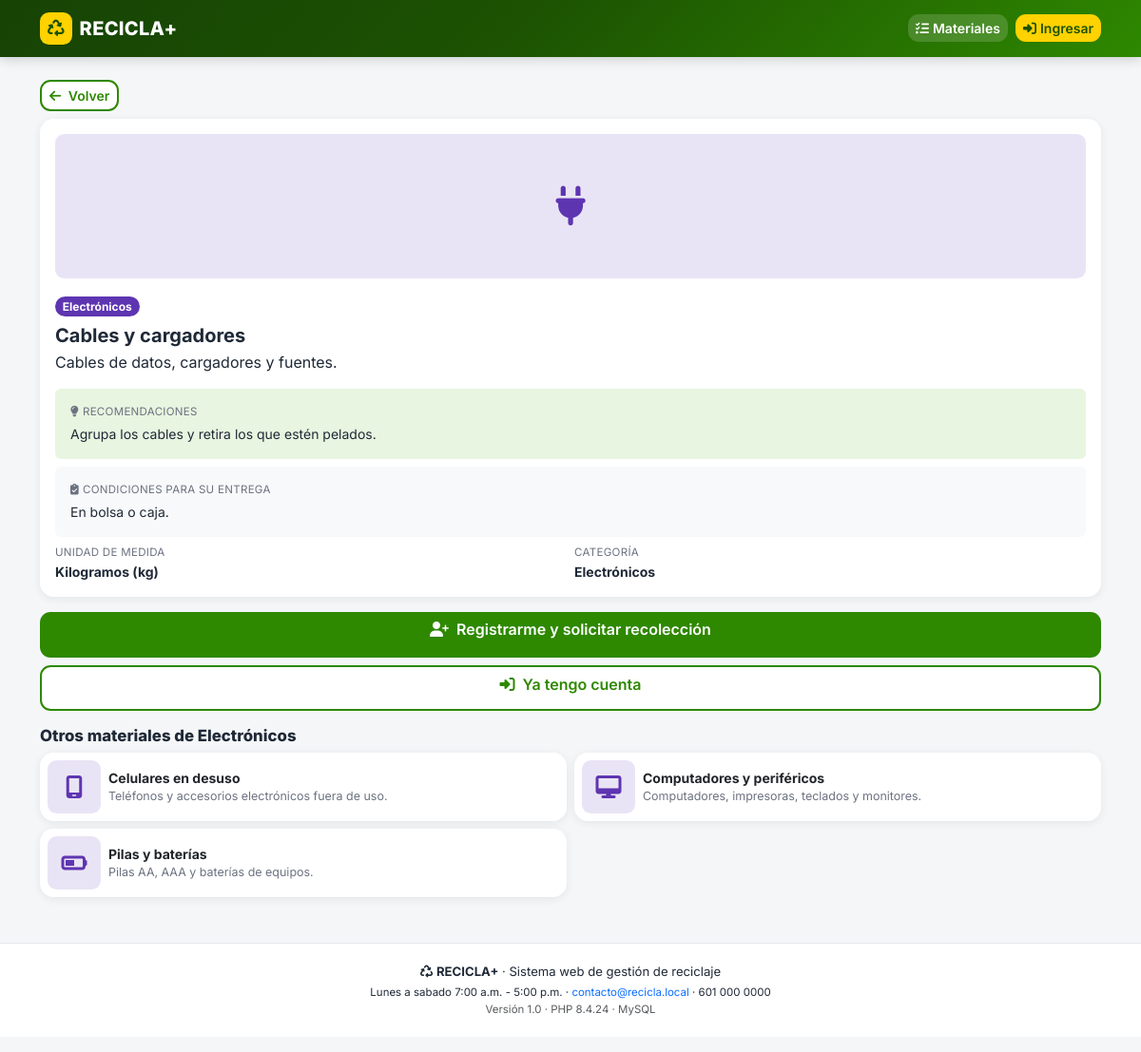
The app's page /index.php?p=material&id=17 with its own data.
### tables this page shows
CREATE TABLE materiales (
  id                  INT UNSIGNED NOT NULL AUTO_INCREMENT,
  categoria_id        INT UNSIGNED NOT NULL,
  nombre              VARCHAR(90)  NOT NULL,
  descripcion         VARCHAR(400) NULL,
  recomendaciones     TEXT         NULL,
  condiciones_entrega VARCHAR(400) NULL,
  unidad_medida       ENUM('kg','unidad','bulto','caja','litro','par') NOT NULL DEFAULT 'kg',
  puntos_por_unidad   INT UNSIGNED NOT NULL DEFAULT 10,    
  imagen              VARCHAR(180) NULL,        
  icono               VARCHAR(40)  NOT NULL DEFAULT 'fa-box',
  estado              ENUM('activo','inactivo') NOT NULL DEFAULT 'activo',
  created_at          DATETIME NOT NULL DEFAULT CURRENT_TIMESTAMP,
  PRIMARY KEY (id),
  UNIQUE KEY uk_materiales_nombre (nombre),
  KEY ix_materiales_categoria (categoria_id),
  KEY ix_materiales_estado (estado),
  CONSTRAINT fk_materiales_categoria FOREIGN KEY (categoria_id) REFERENCES categorias (id)
);

CREATE TABLE categorias (
  id          INT UNSIGNED NOT NULL AUTO_INCREMENT,
  nombre      VARCHAR(60) NOT NULL,
  descripcion VARCHAR(200) NULL,
  icono       VARCHAR(40) NOT NULL DEFAULT 'fa-recycle',
  color       VARCHAR(20) NOT NULL DEFAULT '#2e8800',
  estado      ENUM('activo','inactivo') NOT NULL DEFAULT 'activo',
  PRIMARY KEY (id),
  UNIQUE KEY uk_categorias_nombre (nombre)
);

### config/config.php (called while the page is built, shortened)
<?php
function db(): PDO
{
    static $pdo = null;
    if ($pdo instanceof PDO) {
        return $pdo;
    }
    $dsn = sprintf('mysql:host=%s;port=%s;dbname=%s;charset=utf8mb4', DB_HOST, DB_PORT, DB_NAME);
    try {
        $pdo = new PDO($dsn, DB_USER, DB_PASS, [
            PDO::ATTR_ERRMODE            => PDO::ERRMODE_EXCEPTION,
            PDO::ATTR_DEFAULT_FETCH_MODE => PDO::FETCH_ASSOC,
            PDO::ATTR_EMULATE_PREPARES   => false,
        ]);
    } catch (PDOException $e) {
        http_response_code(500);
        die('<h2 style="font-family:sans-serif;color:#b00020">No fue posible conectar con MySQL.</h2>'
            . '<p style="font-family:sans-serif">Verifique que el servicio MySQL de WAMP esté iniciado y que la base <b>'
            . DB_NAME . '</b> exista (importe <code>database/recicla.sql</code>).</p>'
            . '<pre style="font-family:monospace">' . htmlspecialchars($e->getMessage()) . '</pre>');
    }
    return $pdo;
}
function e(?string $valor): string
{
    return htmlspecialchars((string) $valor, ENT_QUOTES | ENT_SUBSTITUTE, 'UTF-8');
}
function url(string $ruta = '', array $params = []): string
{
    $params = array_merge(['p' => $ruta], $params);
    return BASE_URL . '/index.php?' . http_build_query($params);
}
function get_int(string $campo, int $default = 0): int
{
    return (int) ($_GET[$campo] ?? $default);
}
function usuarioActual(): ?array
{
    if (empty($_SESSION['usuario_id'])) {
        return null;
    }
    static $u = null;
    return $u;
}
function estaLogueado(): bool
{
    return usuarioActual() !== null;
}
function rolActual(): string
{
    return usuarioActual()['rol'] ?? '';
}
function unidadesMedida(): array
{
    return ['kg' => 'Kilogramos (kg)', 'unidad' => 'Unidades', 'bulto' => 'Bultos',
            'caja' => 'Cajas', 'litro' => 'Litros', 'par' => 'Pares'];
}
function config_get(string $clave, string $default = ''): string
{
    static $cache = null;
    if ($cache === null) {
        $cache = [];
        foreach (db()->query('SELECT clave, valor FROM configuracion') as $fila) {
            $cache[$fila['clave']] = $fila['valor'];
        }
    }
    return $cache[$clave] ?? $default;
}
function paginar(int $total, int $porPagina, int $paginaActual): array
{
    $paginas = max(1, (int) ceil($total / max(1, $porPagina)));
    $pagina  = min(max(1, $paginaActual), $paginas);
    return [
        'total'   => $total,
        'paginas' => $paginas,
        'pagina'  => $pagina,
        'offset'  => ($pagina - 1) * $porPagina,
        'limite'  => $porPagina,
    ];
}
function render(string $vista, array $datos = []): void
{
    $archivo = BASE_PATH . '/views/' . $vista . '.php';
    extract($datos, EXTR_SKIP);
    require $archivo;
}
function vista(string $vista, array $datos = [], array $layout = []): void
{
    $datos['titulo']  = $datos['titulo'] ?? config_get('nombre_sistema', 'RECICLA+');
    $datos['navTipo'] = $layout['nav'] ?? (rolActual() === 'ciudadano' ? 'ciudadano' : (rolActual() === 'empresa' ? 'empresa' : (rolActual() === 'administrador' ? 'admin' : '')));
    $datos['usuario'] = usuarioActual();
    render($vista, $datos);
}

### controllers/CatalogoController.php (called while the page is built, shortened)
<?php
final class CatalogoController
{
    public function detalle(): void
    {
        $id = get_int('id');
        $m = Material::obtener($id);
        $relacionados = Material::listar(['categoria_id' => (int) $m['categoria_id'], 'estado' => 'activo'], 1, 4)['filas'];
        vista('publico/material_detalle', [
            'titulo'      => $m['nombre'],
            'm'           => $m,
            'relacionados' => $relacionados,
        ]);
    }
}

### index.php (called while the page is built, shortened)
<?php
require __DIR__ . '/config/config.php';
$p = (string) ($_GET['p'] ?? 'inicio');
[$controlador, $metodo, $rolRequerido] = $rutas[$p];
try {
    (new $controlador())->$metodo();
} catch (Throwable $e) {
    error_log('[RECICLA+] ' . $e->getMessage() . ' @ ' . $e->getFile() . ':' . $e->getLine());
    http_response_code(500);
    vista('errores/500', ['titulo' => 'Error del sistema', 'mensaje' => $e->getMessage()]);
}

### models/Material.php (called while the page is built, shortened)
<?php
final class Material
{
    public static function listar(array $f = [], int $pagina = 1, int $porPagina = 12): array
    {
        $w = ['1 = 1'];
        $p = [];
        if (!empty($f['categoria_id'])) { $w[] = 'm.categoria_id = ?';  $p[] = (int) $f['categoria_id']; }
        if (!empty($f['estado']))       { $w[] = 'm.estado = ?';        $p[] = $f['estado']; }
        $where = implode(' AND ', $w);
        $st = db()->prepare("SELECT COUNT(*) FROM materiales m WHERE $where");
        $st->execute($p);
        $pg = paginar((int) $st->fetchColumn(), $porPagina, $pagina);
        $st = db()->prepare("SELECT m.*, c.nombre AS categoria, c.icono AS categoria_icono, c.color AS categoria_color
                             FROM materiales m
                             JOIN categorias c ON c.id = m.categoria_id
                             WHERE $where
                             ORDER BY c.nombre, m.nombre
                             LIMIT {$pg['limite']} OFFSET {$pg['offset']}");
        $st->execute($p);
        return ['filas' => $st->fetchAll(), 'pag' => $pg];
    }
    public static function obtener(int $id): ?array
    {
        $st = db()->prepare('SELECT m.*, c.nombre AS categoria, c.icono AS categoria_icono, c.color AS categoria_color,
                                    c.descripcion AS categoria_descripcion
                             FROM materiales m JOIN categorias c ON c.id = m.categoria_id
                             WHERE m.id = ? LIMIT 1');
        $st->execute([$id]);
        return $st->fetch() ?: null;
    }
}

### views/publico/material_detalle.php (the view, shortened to what this page needs)
<a class="btn btn-sm btn-outline-recicla mb-2" href="<?= e(url('materiales', ['categoria' => (int) $m['categoria_id']])) ?>">
  <i class="fa-solid fa-arrow-left me-1"></i> Volver
</a>
<div class="tarjeta p-3 mb-3">
  <?php if (!empty($m['imagen'])): ?>
    <img class="foto-material mb-3" src="<?= e(urlFoto($m['imagen'])) ?>" alt="<?= e($m['nombre']) ?>">
  <?php else: ?>
    <div class="placeholder-foto mb-3" style="height:9.5rem;background:<?= e($m['categoria_color']) ?>22;color:<?= e($m['categoria_color']) ?>;font-size:2.6rem">
      <i class="fa-solid <?= e($m['icono']) ?>"></i>
    </div>
  <?php endif; ?>
  <span class="badge rounded-pill mb-2" style="background:<?= e($m['categoria_color']) ?>"><?= e($m['categoria']) ?></span>
  <h1 class="h5 fw-bold mb-1"><?= e($m['nombre']) ?></h1>
  <p class="mb-3"><?= e((string) $m['descripcion']) ?></p>
  <div class="row g-2 small">
    <div class="col-12">
      <div class="bg-verde-claro rounded p-3">
        <div class="etiqueta-mini mb-1"><i class="fa-solid fa-lightbulb me-1"></i>Recomendaciones</div>
        <?= e((string) ($m['recomendaciones'] ?: 'Sin recomendaciones adicionales.')) ?>
      </div>
    </div>
    <div class="col-12">
      <div class="bg-light rounded p-3">
        <div class="etiqueta-mini mb-1"><i class="fa-solid fa-clipboard-check me-1"></i>Condiciones para su entrega</div>
        <?= e((string) ($m['condiciones_entrega'] ?: 'Entregar limpio y seco.')) ?>
      </div>
    </div>
    <div class="col-6">
      <div class="etiqueta-mini">Unidad de medida</div>
      <div class="fw-bold"><?= e(unidadesMedida()[$m['unidad_medida']] ?? $m['unidad_medida']) ?></div>
    </div>
    <div class="col-6">
      <div class="etiqueta-mini">Categoría</div>
      <div class="fw-bold"><?= e($m['categoria']) ?></div>
    </div>
  </div>
</div>
<div class="d-grid gap-2 mb-3">
  <?php if (estaLogueado() && rolActual() === 'ciudadano'): ?>
    <a class="btn btn-recicla btn-accion" href="<?= e(url('publicar', ['material' => (int) $m['id']])) ?>">
      <i class="fa-solid fa-circle-plus me-2"></i>Quiero reciclar este material
    </a>
  <?php else: ?>
    <a class="btn btn-recicla btn-accion" href="<?= e(url('registro')) ?>">
      <i class="fa-solid fa-user-plus me-2"></i>Registrarme y solicitar recolección
    </a>
    <a class="btn btn-outline-recicla btn-accion" href="<?= e(url('login')) ?>">
      <i class="fa-solid fa-right-to-bracket me-2"></i>Ya tengo cuenta
    </a>
  <?php endif; ?>
</div>
<?php if (!empty($relacionados)): ?>
  <h2 class="seccion-titulo mb-2">Otros materiales de <?= e($m['categoria']) ?></h2>
  <div class="row g-2">
    <?php foreach ($relacionados as $r): ?>
      <?php if ((int) $r['id'] === (int) $m['id']) { continue; } ?>
      <div class="col-12 col-md-6">
        <a class="tarjeta p-2 d-flex gap-2 align-items-center text-dark" href="<?= e(url('material', ['id' => (int) $r['id']])) ?>">
          <div class="placeholder-foto" style="width:3.5rem;height:3.5rem;background:<?= e($r['categoria_color']) ?>22;color:<?= e($r['categoria_color']) ?>">
            <i class="fa-solid <?= e($r['icono']) ?>"></i>
          </div>
          <div class="flex-grow-1">
            <div class="fw-bold small"><?= e($r['nombre']) ?></div>
            <div class="hint text-truncate"><?= e((string) $r['descripcion']) ?></div>
          </div>
        </a>
      </div>
    <?php endforeach; ?>
  </div>
<?php endif; ?>

### assets/css/recicla.css (style rules this page uses)
:root { --verde: #2e8800; --verde-oscuro: #1c5202; --verde-claro: #e8f5e0; --amarillo: #ffd200; --azul: #0072bc; --gris-fondo: #f4f6f8; --texto: #1f2937; --radio: .9rem; --sombra: 0 2px 10px rgba(0, 0, 0, .07); }
body { font-family: 'Inter', system-ui, -apple-system, 'Segoe UI', sans-serif; background: var(--gris-fondo); color: var(--texto); overflow-x: hidden; padding-bottom: 1rem; }
a { text-decoration: none; }
.btn { border-radius: .7rem; font-weight: 600; }
.btn-recicla { background: var(--verde); color: #fff; border: 0; }
.btn-outline-recicla { border: 2px solid var(--verde); color: var(--verde); background: #fff; }
.btn-accion { min-height: 3rem; }
.tarjeta, .card { border: 0; border-radius: var(--radio); box-shadow: var(--sombra); background: #fff; }
.hint { font-size: .78rem; color: #6b7280; }
.placeholder-foto { height: 5.5rem; border-radius: .6rem; background: var(--verde-claro); color: var(--verde-oscuro); display: flex; align-items: center; justify-content: center; font-size: 1.5rem; }
.bg-verde-claro { background: var(--verde-claro); }
.seccion-titulo { font-weight: 800; font-size: 1.05rem; }
.etiqueta-mini { font-size: .72rem; color: #6b7280; text-transform: uppercase; letter-spacing: .3px; }

### records on screen
materiales: categoria.nombre "Electrónicos", nombre "Cables y cargadores", descripcion "Cables de datos, cargadores y fuentes.", recomendaciones "Agrupa los cables y retira los que estén pelados.", condiciones_entrega "En bolsa o caja.", unidad_medida "Kilogramos (kg)"
materiales: nombre "Celulares en desuso", descripcion "Teléfonos y accesorios electrónicos fuera de uso."
materiales: nombre "Computadores y periféricos", descripcion "Computadores, impresoras, teclados y monitores."
materiales: nombre "Pilas y baterías", descripcion "Pilas AA, AAA y baterías de equipos."

### other values on screen
$sysName "RECICLA+"
config_get('nombre_sistema', 'RECICLA+') "RECICLA+"
config_get('horario_atencion', '') "Lunes a sabado 7:00 a.m. - 5:00 p.m."
config_get('email_contacto', '') "contacto@recicla.local"
config_get('telefono_contacto', '') "601 000 0000"
config_get('version', '1.0') "1.0"
PHP_VERSION "8.4.24"
